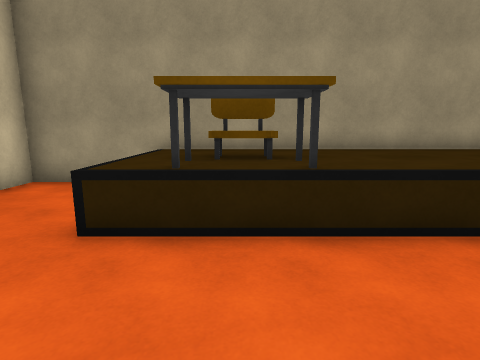
view 1 (above)

12 first-person views from a walk through a scene from a Unity 3-D project. The camera is 1.4 m above the floor, tilts 10° down and sees 80° across. The floor is counted in squares, 1 m on a side. Each view is taken from the middle of a square. On the plan, view 1 faces up. The plan holds only what a view shows up to about 14 squares ahead; the rest is blank. The player is left out. Some animated figures are left out.

view 2
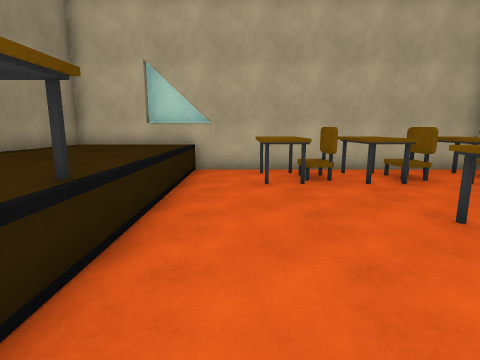

view 3
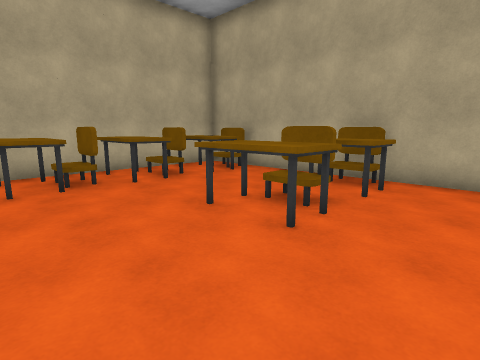

view 4
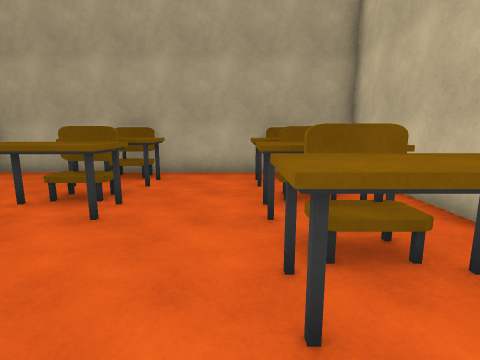

view 5
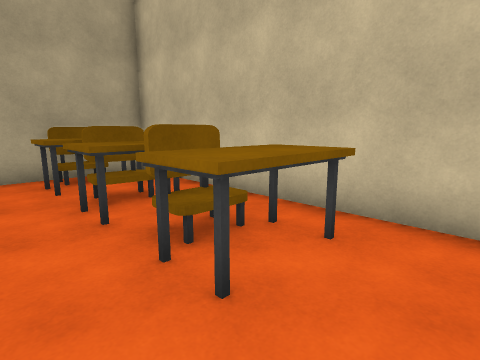

view 6
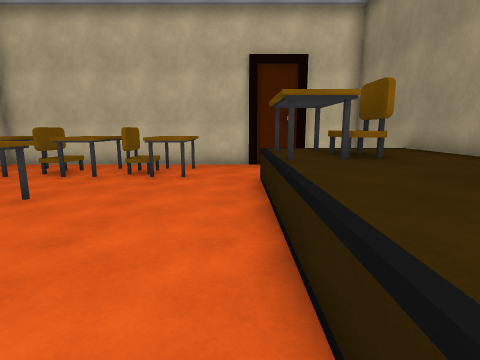

view 7
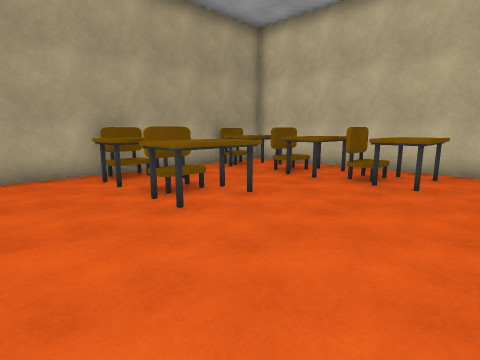

view 8
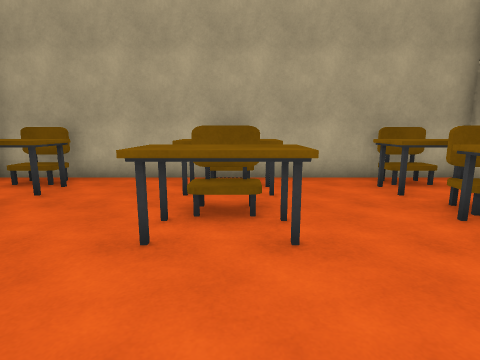

view 9
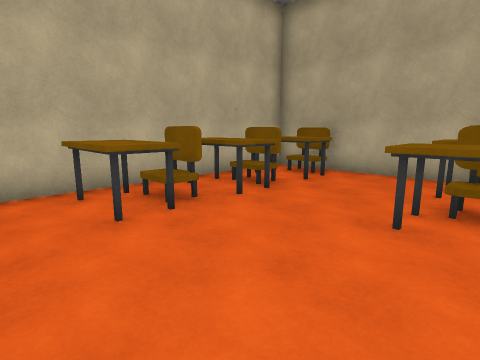

view 10
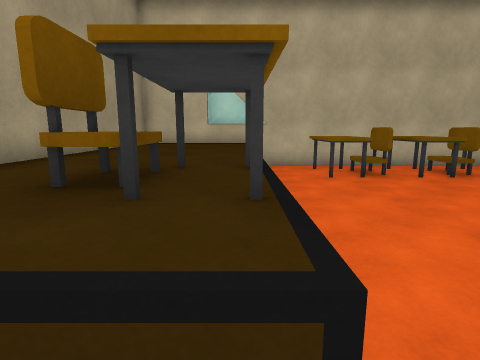

view 11
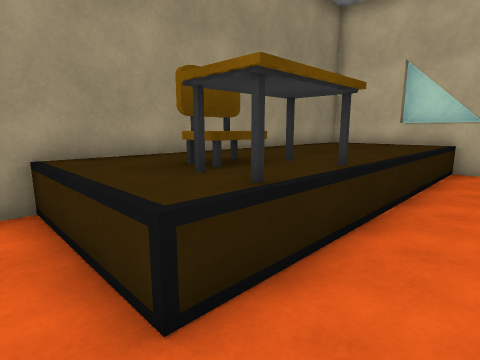

view 12
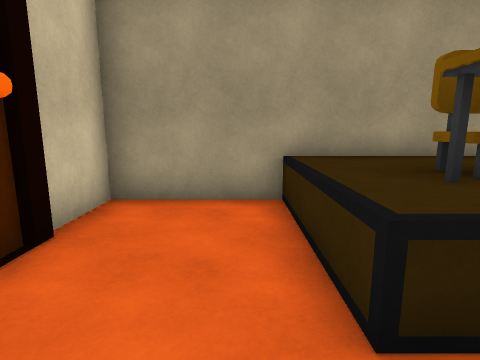

### Floor plan
Key: @ floor where view 1 was taken; # wall or solid block; . floor; ^ raised ledge; C chair; E desk.
Columns run from 6 left of view 1 to 9 right of it. Each row starts with its distance up from view 1.
  8 ###############
  7 #...^^^^^^^^^^^
  6 #...^^CC^^^^^^^
  5 #...^ECE^^^^^^^#
  4 #...^E^E^^^^^^##
  3 #.............##
  2 #.............#
  1 #.EEE......EEE#
  0 #.EE..@.....EE#
 -1 #.CC...EE...CC#
 -2 #.EEE.EEE..EEE#
 -3 #.CC...C....CC#
 -4 #.EEE.EEE..EEE#
 -5 #.EEE.EEE..EEE#
 -6 ###C###C####C##

Positions as (right, up) in squares from view 1, and headings:
1: (0, 0), facing up
2: (-2, 2), facing right
3: (-2, 2), facing down-right
4: (-2, 3), facing down
5: (-1, 3), facing down-left
6: (6, 3), facing left
7: (5, 3), facing down-left
8: (1, 2), facing down
9: (1, 3), facing down-right
10: (-3, 4), facing right
11: (-3, 2), facing up-right
12: (-3, 2), facing up
